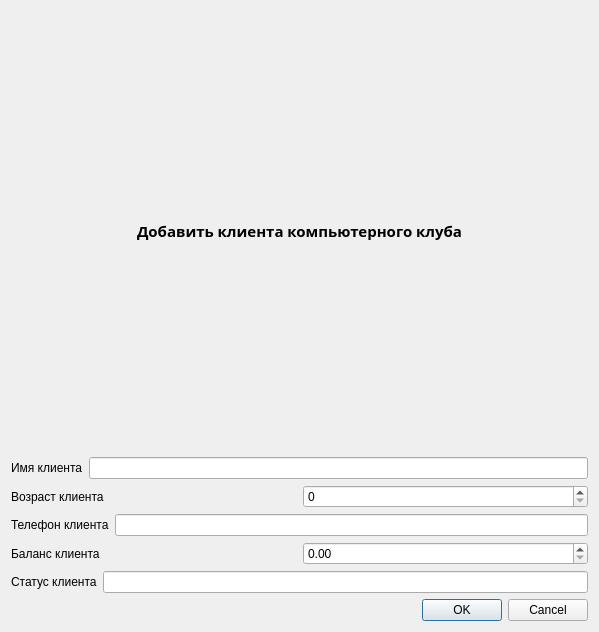
<?xml version="1.0" encoding="UTF-8"?>
<ui version="4.0">
 <class>addclient</class>
 <widget class="QDialog" name="addclient">
  <property name="geometry">
   <rect>
    <x>0</x>
    <y>0</y>
    <width>599</width>
    <height>632</height>
   </rect>
  </property>
  <property name="windowTitle">
   <string>Dialog</string>
  </property>
  <layout class="QGridLayout" name="gridLayout">
   <item row="1" column="0">
    <layout class="QVBoxLayout" name="verticalLayout">
     <item>
      <layout class="QHBoxLayout" name="horizontalLayout">
       <item>
        <spacer name="horizontalSpacer_2">
         <property name="orientation">
          <enum>Qt::Orientation::Horizontal</enum>
         </property>
         <property name="sizeHint" stdset="0">
          <size>
           <width>40</width>
           <height>20</height>
          </size>
         </property>
        </spacer>
       </item>
       <item>
        <widget class="QLabel" name="label">
         <property name="font">
          <font>
           <family>Century Gothic</family>
           <pointsize>11</pointsize>
           <bold>true</bold>
          </font>
         </property>
         <property name="text">
          <string>Добавить клиента компьютерного клуба</string>
         </property>
        </widget>
       </item>
       <item>
        <spacer name="horizontalSpacer">
         <property name="orientation">
          <enum>Qt::Orientation::Horizontal</enum>
         </property>
         <property name="sizeHint" stdset="0">
          <size>
           <width>40</width>
           <height>20</height>
          </size>
         </property>
        </spacer>
       </item>
      </layout>
     </item>
     <item>
      <layout class="QHBoxLayout" name="horizontalLayout_2">
       <item>
        <widget class="QLabel" name="label_2">
         <property name="text">
          <string>Имя клиента</string>
         </property>
        </widget>
       </item>
       <item>
        <widget class="QLineEdit" name="ClientName"/>
       </item>
      </layout>
     </item>
     <item>
      <layout class="QHBoxLayout" name="horizontalLayout_3">
       <item>
        <widget class="QLabel" name="label_3">
         <property name="text">
          <string>Возраст клиента</string>
         </property>
        </widget>
       </item>
       <item>
        <widget class="QSpinBox" name="ClientAge"/>
       </item>
      </layout>
     </item>
     <item>
      <layout class="QHBoxLayout" name="horizontalLayout_4">
       <item>
        <widget class="QLabel" name="label_4">
         <property name="text">
          <string>Телефон клиента</string>
         </property>
        </widget>
       </item>
       <item>
        <widget class="QLineEdit" name="ClientPhone"/>
       </item>
      </layout>
     </item>
     <item>
      <layout class="QHBoxLayout" name="horizontalLayout_5">
       <item>
        <widget class="QLabel" name="label_5">
         <property name="text">
          <string>Баланс клиента</string>
         </property>
        </widget>
       </item>
       <item>
        <widget class="QDoubleSpinBox" name="ClientBalance"/>
       </item>
      </layout>
     </item>
     <item>
      <layout class="QHBoxLayout" name="horizontalLayout_6">
       <item>
        <widget class="QLabel" name="label_6">
         <property name="text">
          <string>Статус клиента</string>
         </property>
        </widget>
       </item>
       <item>
        <widget class="QLineEdit" name="ClientStatus"/>
       </item>
      </layout>
     </item>
    </layout>
   </item>
   <item row="2" column="0">
    <widget class="QDialogButtonBox" name="buttonBox">
     <property name="orientation">
      <enum>Qt::Orientation::Horizontal</enum>
     </property>
     <property name="standardButtons">
      <set>QDialogButtonBox::StandardButton::Cancel|QDialogButtonBox::StandardButton::Ok</set>
     </property>
    </widget>
   </item>
  </layout>
 </widget>
 <resources/>
 <connections>
  <connection>
   <sender>buttonBox</sender>
   <signal>accepted()</signal>
   <receiver>addclient</receiver>
   <slot>accept()</slot>
   <hints>
    <hint type="sourcelabel">
     <x>248</x>
     <y>254</y>
    </hint>
    <hint type="destinationlabel">
     <x>157</x>
     <y>274</y>
    </hint>
   </hints>
  </connection>
  <connection>
   <sender>buttonBox</sender>
   <signal>rejected()</signal>
   <receiver>addclient</receiver>
   <slot>reject()</slot>
   <hints>
    <hint type="sourcelabel">
     <x>316</x>
     <y>260</y>
    </hint>
    <hint type="destinationlabel">
     <x>286</x>
     <y>274</y>
    </hint>
   </hints>
  </connection>
 </connections>
</ui>
